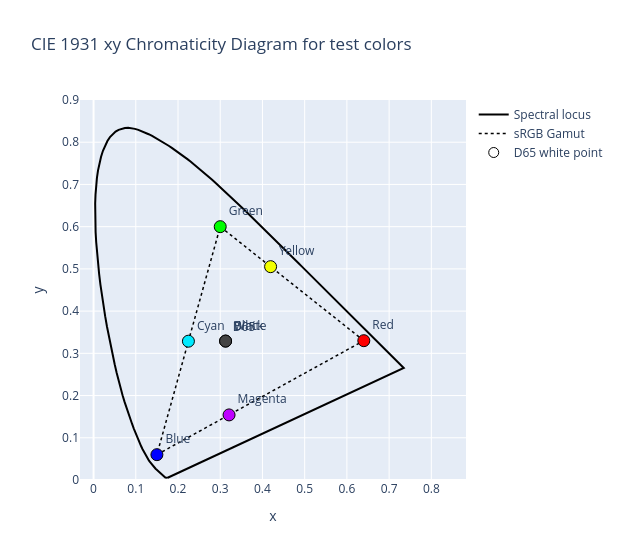

This figure's notebook cell:
### Code cell
# plot the chromaticity diagram

cmfs = colour.MSDS_CMFS['CIE 1931 2 Degree Standard Observer']
XYZ_locus = cmfs.values
total_locus = XYZ_locus.sum(axis=1)
mask = total_locus > 0
locus_x = np.where(mask, XYZ_locus[:, 0] / total_locus, 0)
locus_y = np.where(mask, XYZ_locus[:, 1] / total_locus, 0)

locus_x_closed = np.append(locus_x, locus_x[0])
locus_y_closed = np.append(locus_y, locus_y[0])


srgb = colour.RGB_COLOURSPACES['sRGB']
pri = srgb.primaries
tri_x = list(pri[:, 0]) + [pri[0, 0]]
tri_y = list(pri[:, 1]) + [pri[0, 1]]

fig = go.Figure()

fig.add_trace(go.Scatter(
    x=locus_x_closed, y=locus_y_closed,
    mode='lines', line=dict(color='black', width=2),
    name='Spectral locus'
))

fig.add_trace(go.Scatter(
    x=tri_x, y=tri_y,
    mode='lines', line=dict(color='black', dash='dot', width=1.5),
    name='sRGB Gamut'
))

fig.add_trace(go.Scatter(
    x=[ILLUMINANT_D65[0]], y=[ILLUMINANT_D65[1]],
    mode='markers+text',
    marker=dict(color='white', size=10, line=dict(color='black', width=1)),
    text=['D65'], textposition='top right',
    name='D65 white point'
))

colour_map = {
    'Red'     : '#FF0000',
    'Green'     : '#00FF00',
    'Blue'     : '#0000FF',
    'White' : '#AAAAAA',
    'Black'       : '#444444',
    'Yellow'  : "#F2FF00",
    'Cyan'    : "#00EAFF",
    'Magenta' : "#BF00FF"
}


for name, (r, g, b) in test_colors.items():
    cx, cy = rgb_to_xy(r, g, b)
    short_name = name.split('(')[0].strip()
    fig.add_trace(go.Scatter(
        x=[cx], y=[cy],
        mode='markers+text',
        marker=dict(color=colour_map[name], size=12, line=dict(color='black', width=1)),
        text=[short_name], textposition='top right',
        name=short_name, showlegend=False
    ))
    
    
fig.update_layout(
    title='CIE 1931 xy Chromaticity Diagram for test colors',
    xaxis=dict(title='x', range=[0, 0.85], dtick=0.1),
    yaxis=dict(title='y', range=[0, 0.90], dtick=0.1, scaleanchor='x'),
    width=620, height=560,
)
     
fig.show()

### Figure 1 — Plotly figure (JSON) as saved in the notebook; plotly's stock layout.template omitted (floating-point values rounded to 4 significant figures; data arrays with more than 128 entries replaced by an {"elided": "..."} marker saying what was removed)
{"data": [{"line": {"color": "black", "width": 2}, "mode": "lines", "name": "Spectral locus", "type": "scatter", "x": {"elided": "472 float values"}, "y": {"elided": "472 float values"}}, {"line": {"color": "black", "dash": "dot", "width": 1.5}, "mode": "lines", "name": "sRGB Gamut", "type": "scatter", "x": [0.64, 0.3, 0.15, 0.64], "y": [0.33, 0.6, 0.06, 0.33]}, {"marker": {"color": "white", "line": {"color": "black", "width": 1}, "size": 10}, "mode": "markers+text", "name": "D65 white point", "text": ["D65"], "textposition": "top right", "type": "scatter", "x": [0.3127], "y": [0.329]}, {"marker": {"color": "#FF0000", "line": {"color": "black", "width": 1}, "size": 12}, "mode": "markers+text", "name": "Red", "showlegend": false, "text": ["Red"], "textposition": "top right", "type": "scatter", "x": [0.6401], "y": [0.33]}, {"marker": {"color": "#00FF00", "line": {"color": "black", "width": 1}, "size": 12}, "mode": "markers+text", "name": "Green", "showlegend": false, "text": ["Green"], "textposition": "top right", "type": "scatter", "x": [0.3], "y": [0.6]}, {"marker": {"color": "#0000FF", "line": {"color": "black", "width": 1}, "size": 12}, "mode": "markers+text", "name": "Blue", "showlegend": false, "text": ["Blue"], "textposition": "top right", "type": "scatter", "x": [0.15], "y": [0.06001]}, {"marker": {"color": "#AAAAAA", "line": {"color": "black", "width": 1}, "size": 12}, "mode": "markers+text", "name": "White", "showlegend": false, "text": ["White"], "textposition": "top right", "type": "scatter", "x": [0.3127], "y": [0.329]}, {"marker": {"color": "#444444", "line": {"color": "black", "width": 1}, "size": 12}, "mode": "markers+text", "name": "Black", "showlegend": false, "text": ["Black"], "textposition": "top right", "type": "scatter", "x": [0.3127], "y": [0.329]}, {"marker": {"color": "#F2FF00", "line": {"color": "black", "width": 1}, "size": 12}, "mode": "markers+text", "name": "Yellow", "showlegend": false, "text": ["Yellow"], "textposition": "top right", "type": "scatter", "x": [0.4193], "y": [0.5053]}, {"marker": {"color": "#00EAFF", "line": {"color": "black", "width": 1}, "size": 12}, "mode": "markers+text", "name": "Cyan", "showlegend": false, "text": ["Cyan"], "textposition": "top right", "type": "scatter", "x": [0.2247], "y": [0.3287]}, {"marker": {"color": "#BF00FF", "line": {"color": "black", "width": 1}, "size": 12}, "mode": "markers+text", "name": "Magenta", "showlegend": false, "text": ["Magenta"], "textposition": "top right", "type": "scatter", "x": [0.3209], "y": [0.1542]}], "layout": {"height": 560, "title": {"text": "CIE 1931 xy Chromaticity Diagram for test colors"}, "width": 620, "xaxis": {"dtick": 0.1, "range": [0, 0.85], "title": {"text": "x"}}, "yaxis": {"dtick": 0.1, "range": [0, 0.9], "scaleanchor": "x", "title": {"text": "y"}}}}
